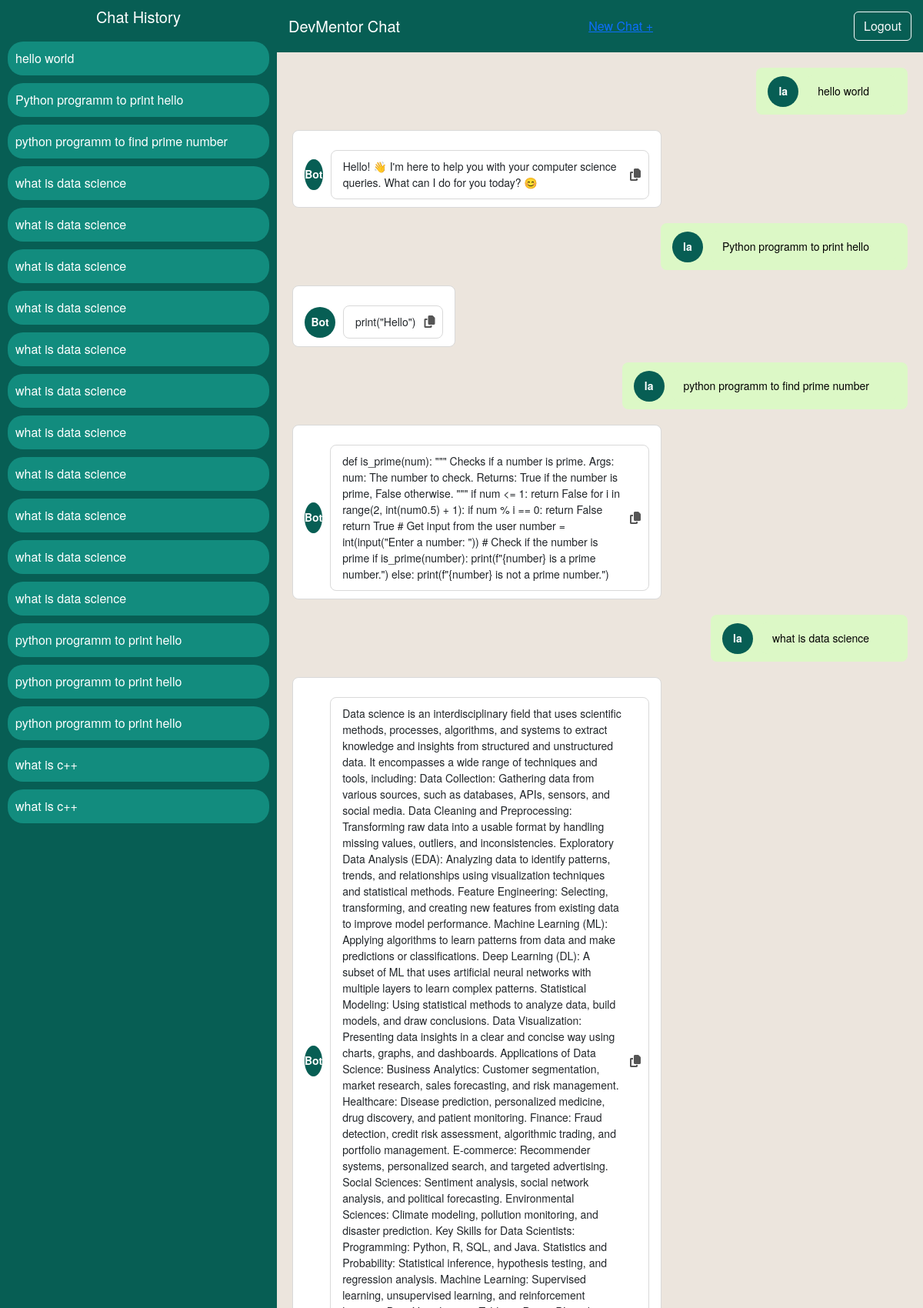
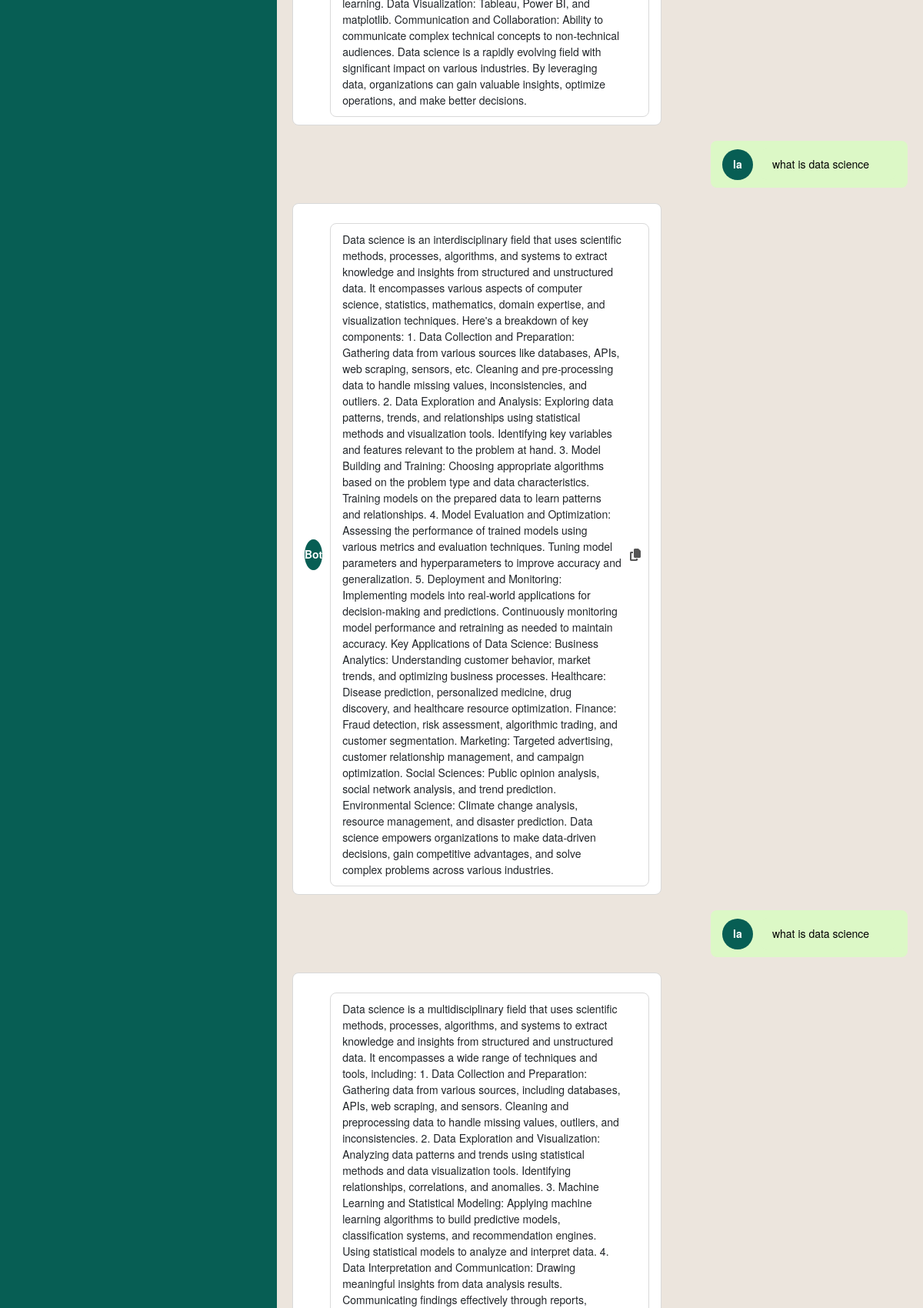
Screenshot of /bot (signed in, upper part) with the database file from the repository (2 pictures, top to bottom).
### chatbot/models.py (models this page shows, shortened)
class History(models.Model):
    user = models.ForeignKey(Users, on_delete=models.CASCADE)
    bot_messages=models.CharField(max_length=3000)
    user_messages=models.CharField(max_length=3000)

### chatbot/views.py (the view, shortened to what this page needs)
# urls.py: path('bot',views.bot,name='bot'),
def bot(request):
    if 'username' not in request.session:
        return redirect('login')
    user_message = None
    bot_response = None
    user_initials = request.session['username'][:2]
    user = Users.objects.get(email=request.session['email'])
    user = Users.objects.get(email=request.session['email'])
    chat_history = History.objects.filter(user=user)
    return render(request, 'bot.html', {
        'user_message': user_message,
        'bot_response': bot_response,
        'name': user_initials,
        'chat_history':chat_history
    })

### chatbot/templates/bot.html (shortened to what this page needs)
{% load static %}
<!DOCTYPE html>
<html lang="en">
<head>
  <link href="https://cdn.jsdelivr.net/npm/bootstrap@5.3.0-alpha1/dist/css/bootstrap.min.css" rel="stylesheet">
  <link href="https://cdnjs.cloudflare.com/ajax/libs/font-awesome/6.6.0/css/all.min.css" rel="stylesheet">
</head>
<body>
<div class="chat-container">
  <div class="history-panel">
    <h5>Chat History</h5>
    {%  if chat_history %}
        {% for history in chat_history %}
            <div class="history-item">
              {{ history.user_messages }}
            </div>
        {% empty %}
        <div class="history-item">
          History Not found...
        </div>
        {% endfor %}
{% endif %}
  </div>
  <div class="chat-main">
    <div class="chat-header">
      <h5>DevMentor Chat</h5>
      <a href="{% url 'new_chat' %}" class="new-chat">New Chat +</a>
      <a href="{% url 'logout' %}" class="btn btn-outline-light ms-3">Logout</a>
    </div>
<div class="chat-body">
  {% if chat_history %}
    <div class="chat-messages">
      {% for history in chat_history %}
<div class="chat-message user">
  <div class="user-profile">{{ name }}</div>
  <div class="message-text">
    {{ history.user_messages }}
  </div>
</div>
<div class="chat-message bot">
  <div class="bot-profile">Bot</div>
  <div class="message-text">
    {{ history.bot_messages }}
    <button class="copy-btn" title="Copy">
      <i class="fas fa-copy"></i>
    </button>
  </div>
</div>
      {% endfor %}
    </div>
  {% else %}
    <div class="no-history">No chat history found.</div>
  {% endif %}
</div>
  </div>
</div>
</body>
</html>

### chatbot/templates/bot.html (style rules this page uses)
body, html { margin: 0; padding: 0; height: 100%; background-color: #ece5dd; display: flex; justify-content: center; align-items: center; font-family: 'Helvetica Neue', sans-serif; }
.chat-container { width: 100vw; height: 100vh; display: flex; background-color: #ffffff; }
.history-panel { width: 30%; background-color: #075e54; display: flex; flex-direction: column; justify-content: flex-start; align-items: center; color: white; padding: 10px; overflow-y: auto; }
.history-panel h5 { margin-bottom: 20px; color: white; }
.history-panel .history-item { background-color: #128c7e; width: 100%; padding: 10px; margin-bottom: 10px; border-radius: 20px; cursor: pointer; text-align: left; }
.chat-main { width: 70%; display: flex; flex-direction: column; justify-content: space-between; }
.chat-header { background-color: #075e54; color: white; padding: 15px; display: flex; justify-content: space-between; align-items: center; }
.chat-header h5 { margin: 0; }
.chat-body { padding: 20px; flex-grow: 1; overflow-y: auto; background-color: #ece5dd; display: flex; flex-direction: column; }
.chat-message { margin-bottom: 10px; position: relative; max-width: 60%; border-radius: 8px; padding: 10px 15px; font-size: 14px; line-height: 1.4; display: flex; align-items: center; }
.chat-message.user { align-self: flex-end; background-color: #dcf8c6; color: black; }
.user-profile { width: 40px; height: 40px; border-radius: 50%; margin-right: 10px; background-color: #075e54; display: flex; justify-content: center; align-items: center; color: white; font-weight: bold; }
.chat-message.bot { align-self: flex-start; background-color: #ffffff; border: 1px solid #d9d9d9; padding-top: 25px; }
.bot-profile { width: 40px; height: 40px; border-radius: 50%; margin-right: 10px; background-color: #075e54; display: flex; justify-content: center; align-items: center; color: white; font-weight: bold; }
.copy-btn { background-color: transparent; border: none; color: #075e54; position: absolute; right: 10px; top: 5px; cursor: pointer; font-size: 14px; }
.chat-messages { display: flex; flex-direction: column; gap: 10px; }
.message-text { padding: 10px 15px; border-radius: 8px; font-size: 14px; line-height: 1.5; animation: fadeInUp 0.3s ease-in-out; }
.chat-message.user .message-text { align-self: flex-end; background-color: #dcf8c6; color: black; }
.chat-message.bot .message-text { align-self: flex-start; background-color: #ffffff; border: 1px solid #d9d9d9; }
.copy-btn { position: absolute; bottom: 5px; right: 5px; background-color: transparent; border: none; cursor: pointer; padding: 5px; border-radius: 50%; transition: background-color 0.2s; }
.copy-btn i { font-size: 16px; color: #555; }
.message-text { position: relative; padding: 10px 35px 10px 15px; }

### rows the page displays
History: user_messages "hello world", name "la", bot_messages "Hello! 👋 I'm here to help you with your computer science queries. What can I do for you today? 😊"
History: user_messages "Python programm to print hello", name "la", bot_messages "print(\"Hello\")"
History: user_messages "python programm to find prime number", name "la", bot_messages "def is_prime(num): \"\"\" Checks if a number is prime. Args: num: The number to check. Returns: True if the number is prime, False otherwise. \"\"\" if num <= 1: return False for i in range(2, int(num0.5) + 1): if num % i == 0: return False return True # Get input from the user number = int(input(\"Enter a number: \")) # Check if the number is prime if is_prime(number): print(f\"{number} is a prime number.\") else: print(f\"{number} is not a prime number.\")"
History: user_messages "what is data science", name "la", bot_messages "Data science is an interdisciplinary field that uses scientific methods, processes, algorithms, and systems to extract knowledge and insights from structured and unstructured data. It encompasses a wide range of techniques and tools, including: Data Collection: Gathering data from various sources, such as databases, APIs, sensors, and social media. Data Cleaning and Preprocessing: Transforming raw data into a usable format by handling missing values, outliers, and inconsistencies. Exploratory Data Analysis (EDA): Analyzing data to identify patterns, trends, and relationships using visualization techniques and statistical methods. Feature Engineering: Selecting, transforming, and creating…"
History: user_messages "what is data science", name "la", bot_messages "Data science is an interdisciplinary field that uses scientific methods, processes, algorithms, and systems to extract knowledge and insights from structured and unstructured data. It encompasses various aspects of computer science, statistics, mathematics, domain expertise, and visualization techniques. Here's a breakdown of key components: 1. Data Collection and Preparation: Gathering data from various sources like databases, APIs, web scraping, sensors, etc. Cleaning and pre-processing data to handle missing values, inconsistencies, and outliers. 2. Data Exploration and Analysis: Exploring data patterns, trends, and relationships using statistical methods and visualization tools.…"
History: user_messages "what is data science", name "la"
History: user_messages "what is data science"
History: user_messages "what is data science"
History: user_messages "what is data science"
History: user_messages "what is data science"
History: user_messages "what is data science"
History: user_messages "what is data science"
History: user_messages "what is data science"
History: user_messages "what is data science"
History: user_messages "python programm to print hello"
History: user_messages "python programm to print hello"
History: user_messages "python programm to print hello"
History: user_messages "what is c++"
History: user_messages "what is c++"
